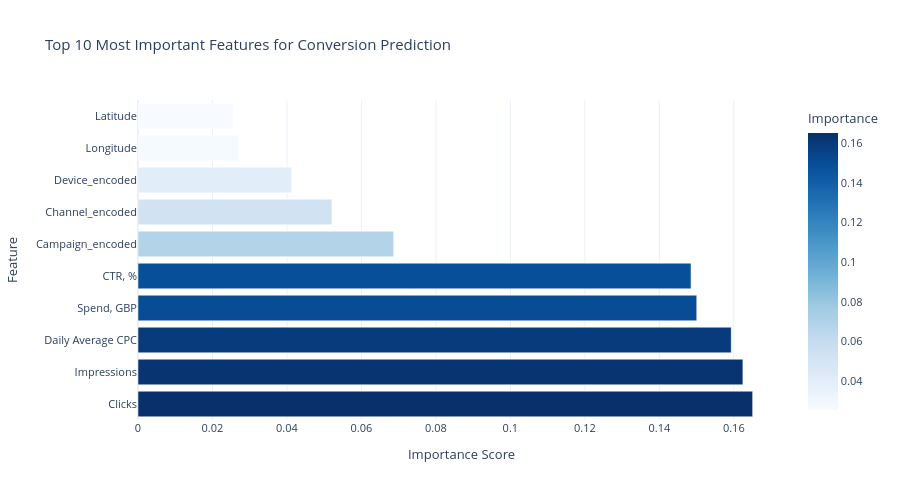

Notebook cell for this chart:
### Code cell
# Feature Importance Analysis (Random Forest)
print("\n" + "="*80)
print("FEATURE IMPORTANCE ANALYSIS")
print("="*80)

feature_importance = pd.DataFrame({
    'Feature': feature_cols,
    'Importance': rf_model.feature_importances_
}).sort_values('Importance', ascending=False)

print("\nFeature Importance (Top 10):")
print(feature_importance.head(10).to_string(index=False))

# Interactive Feature Importance Plot
fig_importance = px.bar(feature_importance.head(10), x='Importance', y='Feature',
                         title='Top 10 Most Important Features for Conversion Prediction',
                         orientation='h',
                         color='Importance',
                         color_continuous_scale='Blues',
                         template='plotly_white')
fig_importance.update_layout(height=500, showlegend=False, font=dict(size=11))
fig_importance.update_xaxes(title_text='Importance Score')
fig_importance.update_yaxes(title_text='Feature')
fig_importance.show()

print("\n✓ Feature importance visualization displayed")

### Figure 1 — Plotly figure (JSON) as saved in the notebook; plotly's stock layout.template omitted (floating-point values rounded to 4 significant figures)
{"data": [{"hovertemplate": "Importance=%{marker.color}<br>Feature=%{y}<extra></extra>", "legendgroup": "", "marker": {"color": [0.1651, 0.1624, 0.1593, 0.1501, 0.1485, 0.06864, 0.05208, 0.04121, 0.02714, 0.02553], "coloraxis": "coloraxis", "pattern": {"shape": ""}}, "name": "", "orientation": "h", "showlegend": false, "textposition": "auto", "type": "bar", "x": [0.1651, 0.1624, 0.1593, 0.1501, 0.1485, 0.06864, 0.05208, 0.04121, 0.02714, 0.02553], "xaxis": "x", "y": ["Clicks", "Impressions", "Daily Average CPC", "Spend, GBP", "CTR, %", "Campaign_encoded", "Channel_encoded", "Device_encoded", "Longitude", "Latitude"], "yaxis": "y"}], "layout": {"barmode": "relative", "coloraxis": {"colorbar": {"title": {"text": "Importance"}}, "colorscale": [[0, "rgb(247,251,255)"], [0.125, "rgb(222,235,247)"], [0.25, "rgb(198,219,239)"], [0.375, "rgb(158,202,225)"], [0.5, "rgb(107,174,214)"], [0.625, "rgb(66,146,198)"], [0.75, "rgb(33,113,181)"], [0.875, "rgb(8,81,156)"], [1, "rgb(8,48,107)"]]}, "font": {"size": 11}, "height": 500, "legend": {"tracegroupgap": 0}, "showlegend": false, "title": {"text": "Top 10 Most Important Features for Conversion Prediction"}, "xaxis": {"anchor": "y", "domain": [0, 1], "title": {"text": "Importance Score"}}, "yaxis": {"anchor": "x", "domain": [0, 1], "title": {"text": "Feature"}}}}
